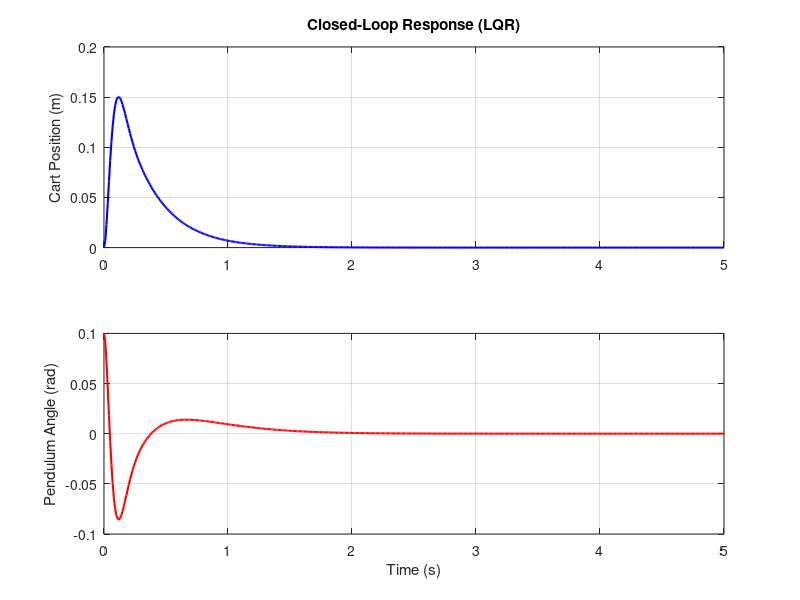

Source code (MATLAB): (Note: this script raises an error after producing the figure.)
m_w = 0.432;      % mass of each wheel [kg]
m_p = 5.0;        % mass of the pendulum [kg]
I_w = 1/2 * (0.432) * (0.0726)^2;     % moment of inertia of each wheel [kg*m^2]
I_p = 5 * (0.4)^2;                    % moment of inertia of the pendulum [kg*m^2]
l   = 0.4;      % Length of the pendulum [m]
r   = 0.0726;   % wheel radius [m]
g   = 9.81;     % acceleration due to gravity [m/s^2]

a = 2*m_w + m_p + 2*I_w/r^2;    
b = m_p * l;
c = m_p * l^2 + I_p;
d = m_p * g * l;

Delta = a*c - b^2; 

A = [ 0,     1,                      0,              0;
      0,     0,               -b*d/Delta,              0;
      0,     0,                      0,              1;
      0,     0,                a*d/Delta,              0];

B = [ 0;
      c/Delta;
      0;
     -b/Delta];

C = [1, 0, 0, 0; 
     0, 0, 1, 0];  

D = [0; 0];

Q = diag([9786.743, 0.754, 0.626, 1.224]);  
R = 0.001;

K = lqr(A, B, Q, R);

disp('LQR gain matrix K:');
disp(K);

Ac = A - B*K;
sys_cl = ss(Ac, B, C, D);

disp('Closed-loop eigenvalues:');
disp(eig(Ac));

x0 = [0; 0; 0.1; 0];
t = 0:0.01:5;    

[y, t, x] = initial(sys_cl, x0, t);

figure;
subplot(2,1,1);
plot(t, y(:,1), 'b', 'LineWidth',1.5);
ylabel('Cart Position (m)');
title('Closed-Loop Response (LQR)');
grid on;

subplot(2,1,2);
plot(t, y(:,2), 'r', 'LineWidth',1.5);
ylabel('Pendulum Angle (rad)');
xlabel('Time (s)');
grid on;

sys_tf = tf(sys_cl);
% sys_tf(2) corresponds to the pendulum angle output
sys_tf1 = sys_tf(2); 

figure;
rlocus(sys_tf1);
title('Root Locus');
grid on;

figure;
nyquist(sys_tf1);
title('Nyquist Plot');
grid on;

figure;
bode(sys_tf1);
title('Bode Plot');
grid on;

% Desired reference is zero for both cart position and pendulum angle
desired_reference = 0;
tolerance = 0.01;  % Tolerance for settling time

% Responses
position_response = y(:,1);  % Cart/Wheel Position
angle_response = y(:,2);     % Pendulum Angle

% Deviations from desired reference
position_deviation = abs(position_response - desired_reference);
angle_deviation = abs(angle_response - desired_reference);

% Settling time for cart position
settling_index_pos = find(position_deviation > tolerance, 1, 'last');
if ~isempty(settling_index_pos)
    settling_time_position = t(settling_index_pos);
else
    settling_time_position = 0;
end

% Settling time for pendulum angle
settling_index_ang = find(angle_deviation > tolerance, 1, 'last');
if ~isempty(settling_index_ang)
    settling_time_angle = t(settling_index_ang);
else
    settling_time_angle = 0;
end

fprintf('Manual Settling Time:\n');
fprintf(' - Cart Position     : %.3f seconds\n', settling_time_position);
fprintf(' - Pendulum Angle    : %.3f seconds\n', settling_time_angle);
